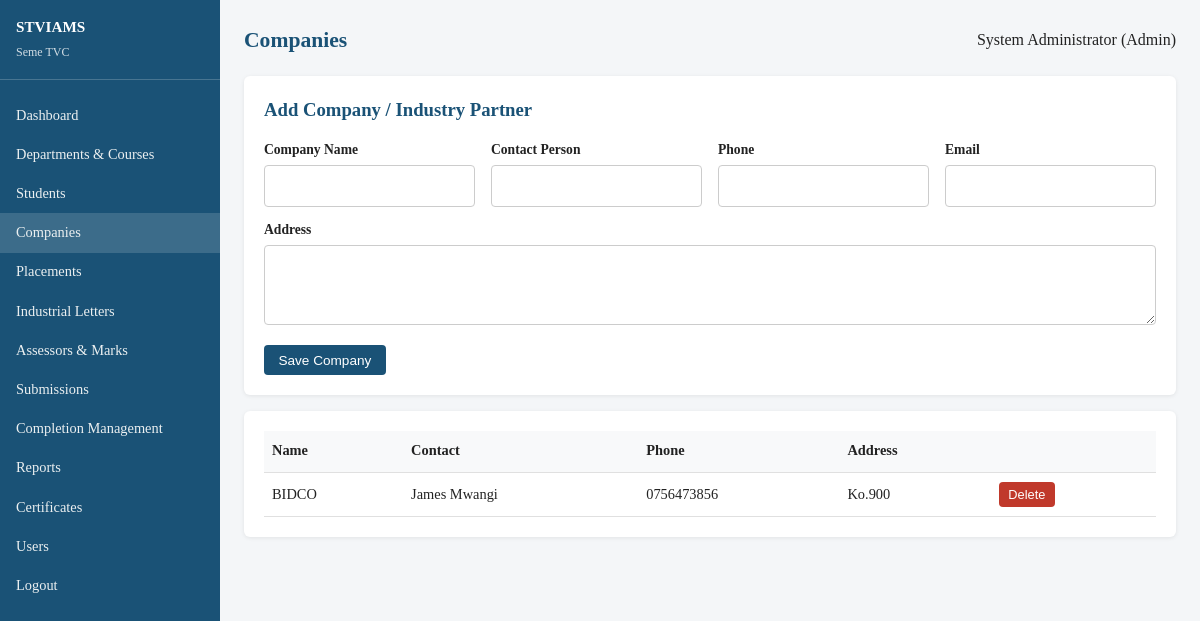
The page /companies.php (signed in) on the database its author committed.
### tables this page shows
CREATE TABLE IF NOT EXISTS companies (
    id INT AUTO_INCREMENT PRIMARY KEY,
    name VARCHAR(120) NOT NULL,
    address TEXT,
    contact_person VARCHAR(80),
    phone VARCHAR(20),
    email VARCHAR(80),
    created_at TIMESTAMP DEFAULT CURRENT_TIMESTAMP
);

### includes/functions.php (called while the page is built, shortened)
<?php
function e(?string $s): string
{
    return htmlspecialchars((string) $s, ENT_QUOTES, 'UTF-8');
}

### companies.php (the view, shortened to what this page needs)
<?php
$pdo = db();
$companies = $pdo->query('SELECT * FROM companies ORDER BY name')->fetchAll();
require __DIR__ . '/includes/header.php';
?>
<div class="card">
    <h3 style="margin-bottom:1rem;color:#1a5276;">Add Company / Industry Partner</h3>
    <form method="post" class="form-grid">
        <div><label>Company Name</label><input name="name" required></div>
        <div><label>Contact Person</label><input name="contact_person"></div>
        <div><label>Phone</label><input name="phone"></div>
        <div><label>Email</label><input type="email" name="email"></div>
        <div style="grid-column:1/-1"><label>Address</label><textarea name="address"></textarea></div>
        <div><button type="submit" class="btn">Save Company</button></div>
    </form>
</div>
<div class="card">
    <table>
        <tr><th>Name</th><th>Contact</th><th>Phone</th><th>Address</th><th></th></tr>
        <?php foreach ($companies as $c): ?>
        <tr>
            <td><?= e($c['name']) ?></td>
            <td><?= e($c['contact_person']) ?></td>
            <td><?= e($c['phone']) ?></td>
            <td><?= e($c['address']) ?></td>
            <td>
                <form method="post" onsubmit="return confirm('Delete?');">
                    <button class="btn btn-danger btn-sm">Delete</button>
                </form>
            </td>
        </tr>
        <?php endforeach; ?>
    </table>
</div>
<?php require __DIR__ . '/includes/footer.php'; ?>

### assets/style.css (style rules this page uses)
* { box-sizing: border-box; margin: 0; padding: 0; }
body { font-family: Georgia, 'Times New Roman', serif; background: #f4f6f8; color: #222; line-height: 1.5; }
.card { background: #fff; border-radius: 6px; padding: 1.25rem; margin-bottom: 1rem; box-shadow: 0 1px 4px rgba(0,0,0,.08); }
table { width: 100%; border-collapse: collapse; font-size: .9rem; }
th, td { padding: .6rem .5rem; text-align: left; border-bottom: 1px solid #e0e0e0; }
th { background: #f8f9fa; font-weight: 600; }
label { display: block; margin-bottom: .25rem; font-size: .85rem; font-weight: 600; }
input, select, textarea { width: 100%; padding: .5rem; margin-bottom: .85rem; border: 1px solid #ccc; border-radius: 4px; font: inherit; }
textarea { min-height: 80px; resize: vertical; }
.btn { display: inline-block; padding: .45rem .9rem; background: #1a5276; color: #fff !important; border: none; border-radius: 4px; cursor: pointer; font-size: .85rem; text-decoration: none !important; }
.btn-sm { padding: .3rem .6rem; font-size: .8rem; }
.btn-danger { background: #c0392b; }
.form-grid { display: grid; grid-template-columns: repeat(auto-fit, minmax(200px, 1fr)); gap: 0 1rem; }

### rows shown on the page
companies: name "BIDCO", contact_person "James Mwangi", phone "0756473856", address "Ko.900"

### other values the page prints
$label "Dashboard"
$label "Departments & Courses"
$label "Students"
$label "Companies"
$label "Placements"
$label "Industrial Letters"
$label "Assessors & Marks"
$label "Submissions"
$label "Completion Management"
$label "Reports"
$label "Certificates"
$label "Users"
$pageTitle "Companies"
$user['full_name'] "System Administrator"
$role "Admin"
